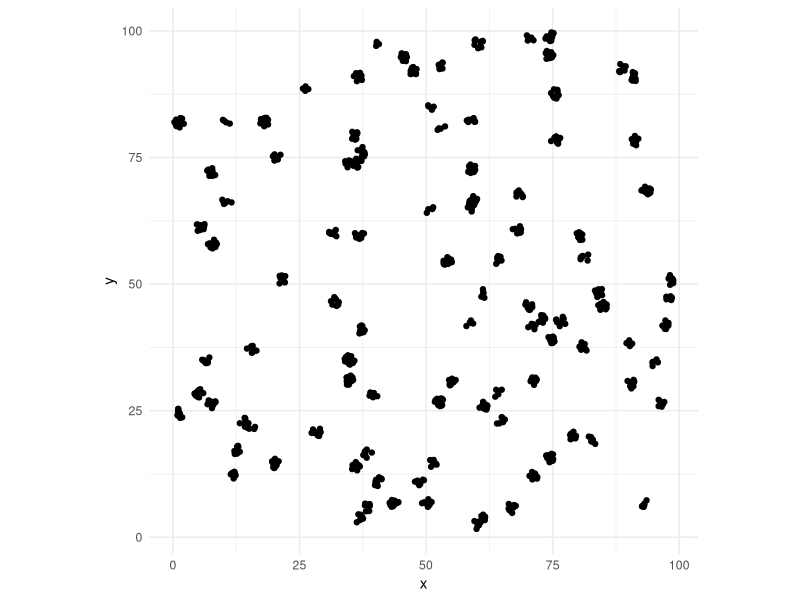

The R script that drew this image:
###########################function requirements##########################################################

library("spatstat")
library("dplyr")
library("ggplot2")
library("ggthemes")

######################parameters for landscape generation##################################################
hosts <- 888 # number of hosts
dim <- 100 # dimension of the landscape

radiusCluster<-1
lambdaParent<-1
lambdaDaughter<-30
randmod<-0

##################################landscape generation#####################################################
numbparents<-rpois(1,lambdaParent*dim)

xxParent<-runif(numbparents,0+radiusCluster,dim-radiusCluster)
yyParent<-runif(numbparents,0+radiusCluster,dim-radiusCluster)

numbdaughter<-rpois(numbparents,(lambdaDaughter))
sumdaughter<-sum(numbdaughter)



thetaLandscape<-2*pi*runif(sumdaughter)

rho<-radiusCluster*sqrt(runif(sumdaughter))



xx0=rho*cos(thetaLandscape)
yy0=rho*sin(thetaLandscape)


xx<-rep(xxParent,numbdaughter)
yy<-rep(yyParent,numbdaughter)

xx<-xx+xx0

yy<-yy+yy0
cds<-data.frame(xx,yy)
is_outlier<-function(x){
  x > dim| x < 0
}
cds<-cds[!(is_outlier(cds$xx)|is_outlier(cds$yy)),]
while (nrow(cds)<hosts){
  dif<-hosts-nrow(cds)
  extraparentxx<-sample(xxParent,dif,replace = TRUE)
  extraparentyy<-sample(yyParent,dif,replace = TRUE)
  extrathetaLandscape<-2*pi*runif(dif)
  extrarho<-radiusCluster*sqrt(runif(dif))
  newextracoodsxx<-extrarho*cos(extrathetaLandscape)
  newextracoodsyy<-extrarho*sin(extrathetaLandscape)
  extraxx<-extraparentxx+newextracoodsxx
  extrayy<-extraparentyy+newextracoodsyy
  cdsextra<-data.frame(xx=extraxx,yy=extrayy)
  cds<-rbind(cds,cdsextra)
}

sampleselect<-sample(1:nrow(cds),hosts,replace=F)
cds<-cds%>%slice(sampleselect)

randfunction<-function(x){
  x<-runif(length(x),0,dim)
}
randselect<-sample(1:nrow(cds),floor(hosts*randmod),replace=F)
cds[randselect,]<-apply(cds[randselect,],1,randfunction)

landscape<-ppp(x=cds$xx,y=cds$yy,window=owin(xrange=c(0,dim),yrange=c(0,dim)))

####################################plotting and analysis####################################################

data <- data.frame(x=landscape$x, y=landscape$y, id=1:hosts)
ggplot(data,aes(x=x,y=y))+geom_point()+theme_minimal()+
  coord_fixed(ratio = 1, xlim = NULL, ylim = NULL, expand = TRUE, clip = "on")
